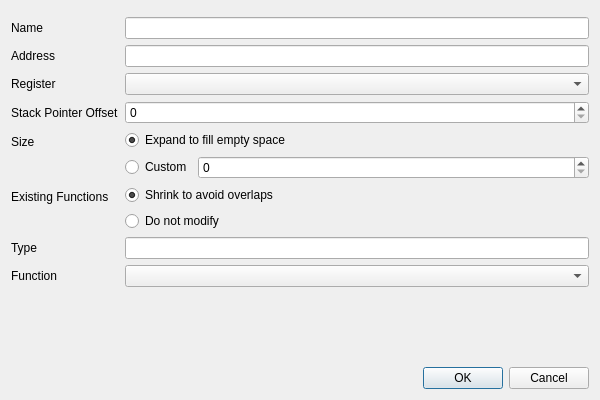
<?xml version="1.0" encoding="UTF-8"?>
<ui version="4.0">
 <class>NewSymbolDialog</class>
 <widget class="QDialog" name="NewSymbolDialog">
  <property name="geometry">
   <rect>
    <x>0</x>
    <y>0</y>
    <width>600</width>
    <height>400</height>
   </rect>
  </property>
  <property name="sizePolicy">
   <sizepolicy hsizetype="Minimum" vsizetype="Minimum">
    <horstretch>0</horstretch>
    <verstretch>0</verstretch>
   </sizepolicy>
  </property>
  <property name="minimumSize">
   <size>
    <width>300</width>
    <height>200</height>
   </size>
  </property>
  <property name="maximumSize">
   <size>
    <width>600</width>
    <height>400</height>
   </size>
  </property>
  <property name="windowTitle">
   <string>Dialog</string>
  </property>
  <layout class="QVBoxLayout" name="verticalLayout">
   <item>
    <widget class="QTabBar" name="storageTabBar" native="true"/>
   </item>
   <item>
    <layout class="QFormLayout" name="form">
     <item row="0" column="0">
      <widget class="QLabel" name="nameLabel">
       <property name="text">
        <string>Name</string>
       </property>
      </widget>
     </item>
     <item row="0" column="1">
      <widget class="QLineEdit" name="nameLineEdit"/>
     </item>
     <item row="1" column="0">
      <widget class="QLabel" name="addressLabel">
       <property name="text">
        <string>Address</string>
       </property>
      </widget>
     </item>
     <item row="1" column="1">
      <widget class="QLineEdit" name="addressLineEdit"/>
     </item>
     <item row="2" column="0">
      <widget class="QLabel" name="registerLabel">
       <property name="text">
        <string>Register</string>
       </property>
      </widget>
     </item>
     <item row="2" column="1">
      <widget class="QComboBox" name="registerComboBox"/>
     </item>
     <item row="3" column="0">
      <widget class="QLabel" name="stackPointerOffsetLabel">
       <property name="text">
        <string>Stack Pointer Offset</string>
       </property>
      </widget>
     </item>
     <item row="3" column="1">
      <widget class="QSpinBox" name="stackPointerOffsetSpinBox"/>
     </item>
     <item row="4" column="0">
      <widget class="QLabel" name="sizeLabel">
       <property name="text">
        <string>Size</string>
       </property>
      </widget>
     </item>
     <item row="4" column="1">
      <layout class="QVBoxLayout" name="sizeLayout">
       <item>
        <widget class="QRadioButton" name="expandToFillSpaceRadioButton">
         <property name="text">
          <string>Expand to fill empty space</string>
         </property>
         <property name="checked">
          <bool>true</bool>
         </property>
         <attribute name="buttonGroup">
          <string notr="true">sizeButtonGroup</string>
         </attribute>
        </widget>
       </item>
       <item>
        <layout class="QHBoxLayout" name="customSizeLayout">
         <item>
          <widget class="QRadioButton" name="customSizeRadioButton">
           <property name="sizePolicy">
            <sizepolicy hsizetype="Maximum" vsizetype="Fixed">
             <horstretch>0</horstretch>
             <verstretch>0</verstretch>
            </sizepolicy>
           </property>
           <property name="text">
            <string>Custom</string>
           </property>
           <attribute name="buttonGroup">
            <string notr="true">sizeButtonGroup</string>
           </attribute>
          </widget>
         </item>
         <item>
          <widget class="QSpinBox" name="customSizeSpinBox"/>
         </item>
        </layout>
       </item>
      </layout>
     </item>
     <item row="5" column="0">
      <widget class="QLabel" name="existingFunctionsLabel">
       <property name="text">
        <string>Existing Functions</string>
       </property>
      </widget>
     </item>
     <item row="5" column="1">
      <layout class="QVBoxLayout" name="existingFunctionsLayout">
       <item>
        <widget class="QRadioButton" name="shrinkExistingRadioButton">
         <property name="text">
          <string>Shrink to avoid overlaps</string>
         </property>
         <property name="checked">
          <bool>true</bool>
         </property>
         <attribute name="buttonGroup">
          <string notr="true">existingFunctionsButtonGroup</string>
         </attribute>
        </widget>
       </item>
       <item>
        <widget class="QRadioButton" name="doNotModifyExistingRadioButton">
         <property name="text">
          <string>Do not modify</string>
         </property>
         <attribute name="buttonGroup">
          <string notr="true">existingFunctionsButtonGroup</string>
         </attribute>
        </widget>
       </item>
      </layout>
     </item>
     <item row="6" column="0">
      <widget class="QLabel" name="typeLabel">
       <property name="text">
        <string>Type</string>
       </property>
      </widget>
     </item>
     <item row="6" column="1">
      <widget class="QLineEdit" name="typeLineEdit"/>
     </item>
     <item row="7" column="0">
      <widget class="QLabel" name="functionLabel">
       <property name="text">
        <string>Function</string>
       </property>
      </widget>
     </item>
     <item row="7" column="1">
      <widget class="QComboBox" name="functionComboBox">
       <property name="sizePolicy">
        <sizepolicy hsizetype="Expanding" vsizetype="Fixed">
         <horstretch>0</horstretch>
         <verstretch>0</verstretch>
        </sizepolicy>
       </property>
       <property name="maximumSize">
        <size>
         <width>16777215</width>
         <height>16777215</height>
        </size>
       </property>
      </widget>
     </item>
    </layout>
   </item>
   <item>
    <widget class="QDialogButtonBox" name="buttonBox">
     <property name="orientation">
      <enum>Qt::Horizontal</enum>
     </property>
     <property name="standardButtons">
      <set>QDialogButtonBox::Cancel|QDialogButtonBox::Ok</set>
     </property>
    </widget>
   </item>
  </layout>
 </widget>
 <customwidgets>
  <customwidget>
   <class>QTabBar</class>
   <extends>QWidget</extends>
   <header location="global">QtWidgets/QTabBar</header>
   <container>1</container>
  </customwidget>
 </customwidgets>
 <resources/>
 <connections>
  <connection>
   <sender>buttonBox</sender>
   <signal>accepted()</signal>
   <receiver>NewSymbolDialog</receiver>
   <slot>accept()</slot>
   <hints>
    <hint type="sourcelabel">
     <x>248</x>
     <y>254</y>
    </hint>
    <hint type="destinationlabel">
     <x>157</x>
     <y>274</y>
    </hint>
   </hints>
  </connection>
  <connection>
   <sender>buttonBox</sender>
   <signal>rejected()</signal>
   <receiver>NewSymbolDialog</receiver>
   <slot>reject()</slot>
   <hints>
    <hint type="sourcelabel">
     <x>316</x>
     <y>260</y>
    </hint>
    <hint type="destinationlabel">
     <x>286</x>
     <y>274</y>
    </hint>
   </hints>
  </connection>
 </connections>
 <buttongroups>
  <buttongroup name="existingFunctionsButtonGroup"/>
  <buttongroup name="sizeButtonGroup"/>
 </buttongroups>
</ui>
